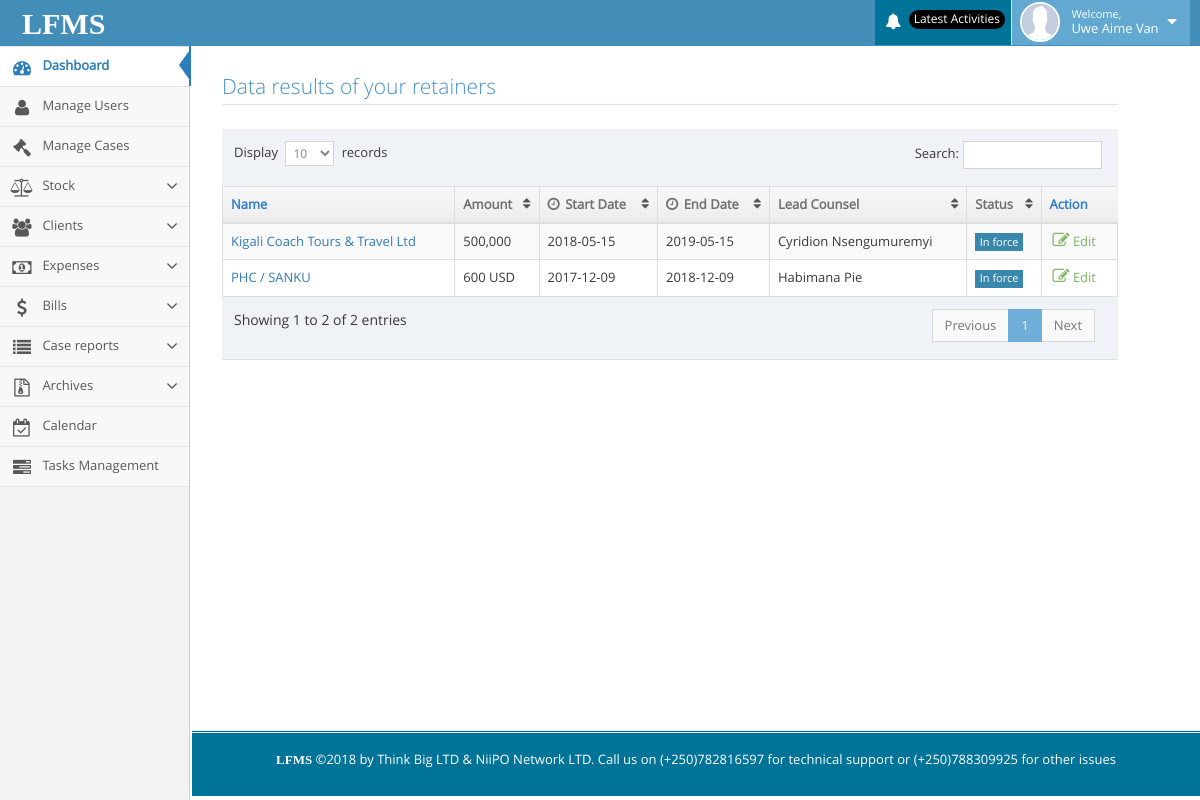
Page /lfms/retainers.php (signed in) on the committed database.
### tables this page shows
CREATE TABLE IF NOT EXISTS `permission` (
  `id` int(11) NOT NULL AUTO_INCREMENT,
  `user_id` varchar(100) NOT NULL,
  `permissions` varchar(200) NOT NULL,
  PRIMARY KEY (`id`)
);

CREATE TABLE IF NOT EXISTS `retainers` (
  `id` int(11) NOT NULL AUTO_INCREMENT,
  `name` varchar(200) NOT NULL,
  `file_number` varchar(200) NOT NULL,
  `amount` varchar(200) NOT NULL,
  `method` varchar(200) NOT NULL,
  `start_date` date NOT NULL,
  `end_date` date NOT NULL,
  `lead` varchar(250) NOT NULL,
  `status` varchar(200) NOT NULL,
  PRIMARY KEY (`id`)
);

### lfms/retainers.php (the view, shortened to what this page needs)
<?php include("include/header.php");?>
<div class="container" style="margin-right: 50px;width: 80%;">
    <div class="page-content">
        <div class="row">
            <div class="col-xs-12">
                <h3 class="header smaller lighter blue">Data results of your retainers</h3>
                <div class="clearfix">
                </div>
                <div>
                    <table id="dynamic-table" class="table table-striped table-bordered table-hover">
                        <thead>
                            <tr>
                                <th>Name</th>
                                <th class="hidden-480">Amount</th>
                                <th>
                                    <i class="ace-icon fa fa-clock-o bigger-110 hidden-480"></i>
                                    Start Date
                                </th>
                                <th>
                                    <i class="ace-icon fa fa-clock-o bigger-110 hidden-480"></i>
                                    End Date
                                </th>
                                <th class="hidden-480">Lead Counsel</th>
                                <th>Status</th>
                                <th>Action</th>
                            </tr>
                        </thead>
                        <tbody>
                            <?php
                                $select = "SELECT * FROM retainers ORDER BY id DESC";
                                $result = mysqli_query($db,$select);
                                while ($row = mysqli_fetch_array($result)) {
                                    $id    = $row['id'];
                                    $name    = $row['name'];
                                    $amount     = $row['amount'];
                                    $start_date     = $row['start_date'];
                                    $end_date     = $row['end_date'];
                                    $lead     = $row['lead'];
                                    $status     = $row['status'];
                            ?>
                            <tr>
                                <td>
                                    <a href="#"><?php echo $name?></a>
                                </td>
                                <td><?php echo $amount?></td>
                                <td><?php echo $start_date?></td>
                                <td class="hidden-480"><?php echo $end_date?></td>
                                <td><?php echo $lead?></td>
                                <td class="hidden-480">
                                    <span class="label label-sm label-info"><?php echo $status?></span>
                                </td>
                                <td>
                                    <div class="hidden-sm hidden-xs action-buttons">
                                        <a class="green" href="edit_retainer.php?id=<?php echo $id?>" title="Edit this case">
                                            <i class="ace-icon fa fa-pencil-square-o bigger-130"></i>
                                            Edit
                                        </a>
                                    </div>
                                </td>
                            </tr>
                            <?php }?>
                        </tbody>
                    </table>
                </div>
            </div>
        </div>
    </div>
</div>
<?php include("include/footer.php");?>

### lfms/include/header.php (shortened to what this page needs)
<?php include("include/connection.php"); ?>
<!DOCTYPE html>
<html lang="en">
<head>
    <link rel="stylesheet" href="assets/css/bootstrap.min.css"/>
    <link rel="stylesheet" href="assets/font-awesome/4.5.0/css/font-awesome.min.css"/>
    <link rel="stylesheet" href="assets/css/ace.min.css" class="ace-maican-stylesheet" id="main-ace-style"/>
    <link rel="stylesheet" href="assets/css/ace-skins.min.css"/>
    <link rel="stylesheet" href="assets/css/ace-rtl.min.css"/>
</head>
<body class="no-skin">
<div id="navbar" class="navbar navbar-default ace-save-state">
    <div class="navbar-container ace-save-state" id="navbar-container">
        <div class="navbar-header pull-left">
            <a href="home.php" class="navbar-brand" style="margin-top:4px;">
                <small>
                    <span style="color:#fff;font-weight:bold;font-family:century gothic;font-size:30px;">LFMS</span>
                </small>
            </a>
        </div>
        <div class="navbar-buttons navbar-header pull-right" role="navigation">
            <ul class="nav ace-nav">
                <?php
                if (isset($_SESSION['user_id'])) {
                    $user_id = $_SESSION['user_id'];
                    $username = $_SESSION['username'];
                    ?>
                    <li class="purple dropdown-modal">
                        <a data-toggle="dropdown" class="dropdown-toggle" href="#" style="background-color: #007399;">
                            <i class="ace-icon fa fa-bell icon-animated-bell"></i>
                            <span class="badge badge-important" style="background-color: #000;">Latest Activities</span>
                        </a>
                    </li>
                    <li class="light-blue dropdown-modal">
                        <a data-toggle="dropdown" href="#" class="dropdown-toggle">
                            <img class="nav-user-photo" src="images/a.jpg" alt="Username"/>
                            <span class="user-info">
                                    <small>Welcome,</small>
                                <?php echo $username; ?>
                                </span>
                            <i class="ace-icon fa fa-caret-down"></i>
                        </a>
                    </li>
                <?php } ?>
            </ul>
        </div>
    </div>
</div>
<div class="main-container ace-save-state" id="main-container">
    <div id="sidebar" class="sidebar responsive ace-save-state">
        <ul class="nav nav-list">
            <li class="active">
                <a href="home.php">
                    <i class="menu-icon fa fa-tachometer"></i>
                    <span class="menu-text"> Dashboard </span>
                </a>
            </li>
            <?php
            $select_all_permission = "SELECT * FROM permission WHERE `user_id` = '" . $user_id . "'";
            $result_all_permission = mysqli_query($db, $select_all_permission);
            while ($row_all = mysqli_fetch_array($result_all_permission)) {
                $permission_all = $row_all['permissions'];
                if ($permission_all == 2) {
                    ?>
                    <li class="">
                        <a href="super_lawyer_page.php">
                            <i class="menu-icon fa fa-user"></i>
                            <span class="menu-text"> Manage Users </span>
                        </a>
                    </li>
                <?php } elseif ($permission_all == 3) {
                    ?>
                    <li class="">
                        <a href="my_case.php">
                            <i class="menu-icon fa fa-legal"></i>
                            <span class="menu-text"> Manage Cases </span>
                        </a>
                    </li>
                <?php } elseif ($permission_all == 5) {
                    ?>
                    <li class="">
                        <a href="#" class="dropdown-toggle">
                            <i class="menu-icon fa fa-group"></i>
                            <span class="menu-text"> Clients </span>
                            <b class="arrow fa fa-angle-down"></b>
                        </a>
                    </li>
                    <?php
                } elseif ($permission_all == 4) {
                    ?>
                    <li class="">
                        <a href="#" class="dropdown-toggle">
                            <i class="menu-icon fa fa-balance-scale"></i>
                            <span class="menu-text"> Stock</span>
                            <b class="arrow fa fa-angle-down"></b>
                        </a>
                    </li>
                    <?php
                } elseif ($permission_all == 6) {
                    ?>
                    <li class="">
                        <a href="#" class="dropdown-toggle">
                            <i class="menu-icon fa fa-money"></i>
                            <span class="menu-text"> Expenses</span>
                            <b class="arrow fa fa-angle-down"></b>
                        </a>
                    </li>
                    <?php
                } elseif ($permission_all == 7) {
                    ?>
                    <li class="">
                        <a href="#" class="dropdown-toggle">
                            <i class="menu-icon fa fa-dollar"></i>
                            <span class="menu-text"> Bills </span>
                            <b class="arrow fa fa-angle-down"></b>
                        </a>
                    </li>
                    <?php
                } elseif ($permission_all == 8) {
                    ?>
                    <li class="">
                        <a href="#" class="dropdown-toggle">
                            <i class="menu-icon fa fa-list"></i>
                            <span class="menu-text"> Case reports </span>
                            <b class="arrow fa fa-angle-down"></b>
                        </a>
                    </li>
                    <li class="">
                        <a href="#" class="dropdown-toggle">
                            <i class="menu-icon fa fa-file-archive-o"></i>
                            <span class="menu-text"> Archives </span>
                            <b class="arrow fa fa-angle-down"></b>
                        </a>
                    </li>
                <?php } elseif ($permission_all == 9) {
                    ?>
                    <li class="">
                        <a href="calendar.php">
                            <i class="menu-icon fa fa-calendar-check-o"></i>
                            <span class="menu-text"> Calendar </span>
                        </a>
                    </li>
                <?php } elseif ($permission_all == 10) {
                    ?>
                    <li class="">
                        <a href="tasks.php">
                            <i class="menu-icon fa fa-tasks"></i>
                            <span class="menu-text"> Tasks Management </span>
                        </a>
                    </li>
                <?php }
            } ?>
        </ul>
    </div>
</div>
</body>
</html>

### rows in the picture
permission: permissions "2" (drawn)
permission: permissions "3" (drawn)
permission: permissions "4" (drawn)
permission: permissions "5" (drawn)
permission: permissions "6" (drawn)
permission: permissions "7" (drawn)
permission: permissions "8" (drawn)
permission: permissions "9" (drawn)
permission: permissions "10" (drawn)
retainers: name "Kigali Coach Tours & Travel Ltd", amount "500,000", start_date "2018-05-15", end_date "2019-05-15", lead "Cyridion Nsengumuremyi", status "In force"
retainers: name "PHC / SANKU", amount "600 USD", start_date "2017-12-09", end_date "2018-12-09", lead "Habimana Pie", status "In force"

### other values in the picture
$username "Uwe Aime Van"
